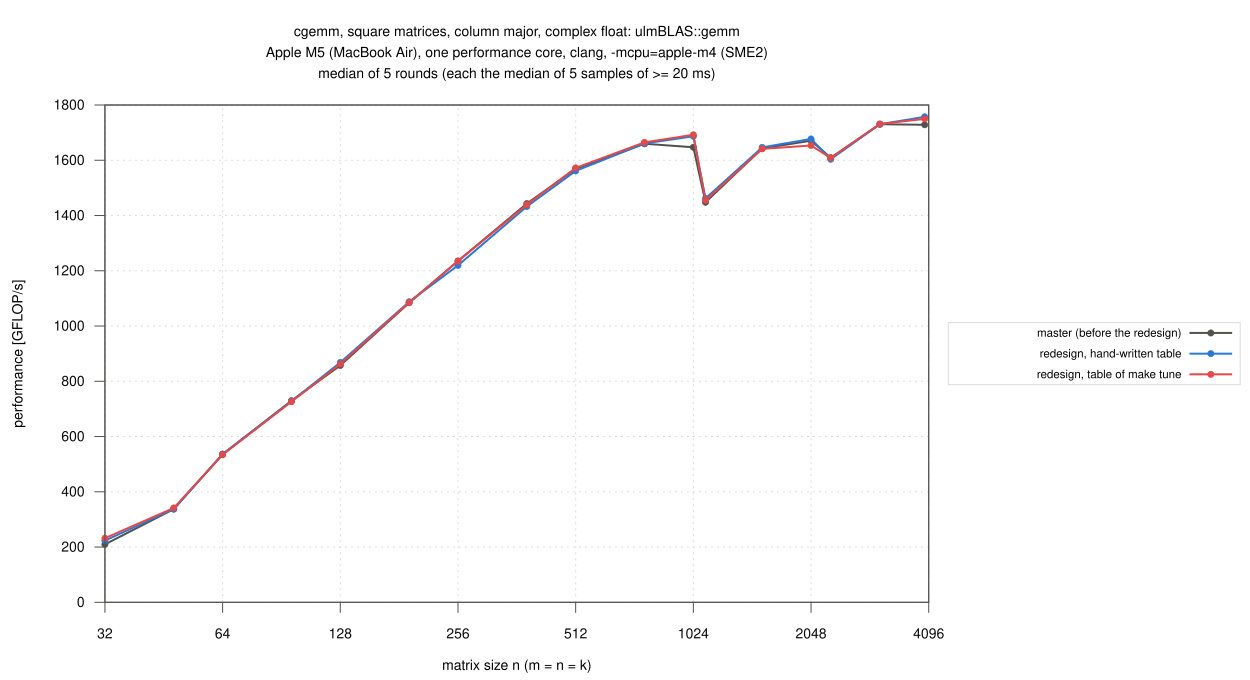

Source code (gnuplot):
load "_style.gp"
set terminal svg size 1250,680 dynamic enhanced font "Helvetica,14" background rgb "white"
set output "c_square.svg"
set title "cgemm, square matrices, column major, complex float: ulmBLAS::gemm\n".CPU."\nmedian of 5 rounds (each the median of 5 samples of >= 20 ms)" font ",14"
set xlabel "matrix size n (m = n = k)"
set ylabel "performance [GFLOP/s]"
set logscale x 2
set yrange [0:*]
set key outside right center vertical font ",11.5" spacing 1.2 width 1 box lc rgb "#dcdcdc"
plot D."c_square.csv" using "n":"master" with linespoints pt 7 ps 0.6 lc rgb "#52514e" lw 2 title "master (before the redesign)", \
     D."c_square.csv" using "n":"generic" with linespoints pt 7 ps 0.6 lc rgb "#2a78d6" lw 2 title "redesign, hand-written table", \
     D."c_square.csv" using "n":"tuned" with linespoints pt 7 ps 0.6 lc rgb "#e34948" lw 2 title "redesign, table of make tune"
